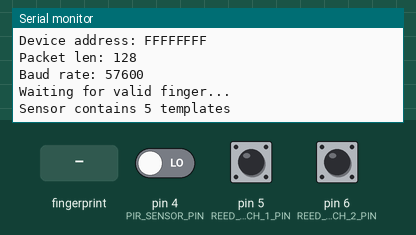
Bench run of a program on a simulated Arduino Nano, built with avr-gcc and run on an emulated ATmega328P. Parts: the last lines printed to the serial monitor. The test bench sets the inputs (shaded band); at power-on: pin 4 (PIR_SENSOR_PIN) LOW, pin 5 (REED_SWITCH_1_PIN) HIGH, pin 6 (REED_SWITCH_2_PIN) HIGH.

Above: at 5.4 s.
5.5 s: pin 4 (PIR_SENSOR_PIN) driven HIGH
At 8.7 s:
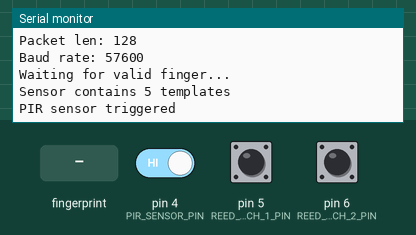
9.0 s: pin 5 (REED_SWITCH_1_PIN) pulled LOW for 0.15 s
At 9.9 s:
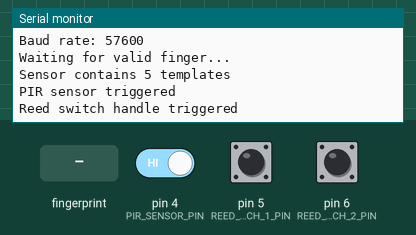
10.6 s: pin 6 (REED_SWITCH_2_PIN) pulled LOW for 0.15 s
At 11.9 s:
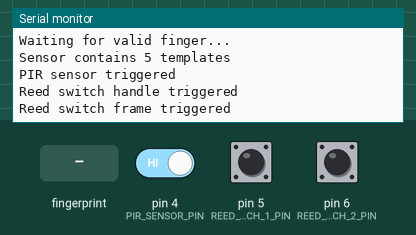
12.2 s: finger stored as number 1 placed on the sensor
At 13.2 s:
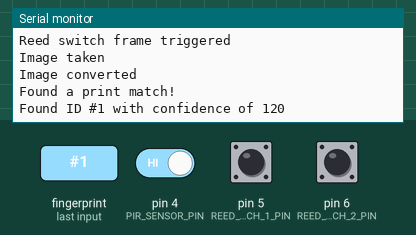

Measured:
- after the input at 5.5 s, the serial monitor: prints a new line after 2.1 s (image 1)
- after the input at 9.0 s, the serial monitor: prints a new line after 0.11 s (image 2)
- after the input at 10.6 s, the serial monitor: prints a new line after 0.07 s (image 3)
- after the input at 12.2 s, the serial monitor: prints a new line after 0.07 s (image 4)

The program:

main.cpp
```cpp
#include <Arduino.h>
#include <SoftwareSerial.h>
#include <Adafruit_Fingerprint.h>

#define PIR_SENSOR_PIN 4
#define REED_SWITCH_1_PIN 5 // handle
#define REED_SWITCH_2_PIN 6 // frame

SoftwareSerial mySerial(10, 11); // RX, TX for communication with ESP32
SoftwareSerial fingerSerial(2, 3); // RX, TX for fingerprint sensor

Adafruit_Fingerprint finger = Adafruit_Fingerprint(&fingerSerial);

bool pirState = LOW;
bool reedSwitch1State = HIGH;
bool reedSwitch2State = HIGH;

uint8_t getFingerprintID();

void setup() {
  Serial.begin(115200); // For debugging
  mySerial.begin(9600);
  fingerSerial.begin(57600);

  pinMode(PIR_SENSOR_PIN, INPUT);
  pinMode(REED_SWITCH_1_PIN, INPUT_PULLUP);
  pinMode(REED_SWITCH_2_PIN, INPUT_PULLUP);

  // Initialize the fingerprint sensor
  while (!Serial);  // For Yun/Leo/Micro/Zero/...
  delay(100);
  Serial.println("\n\nAdafruit finger detect test");

  finger.begin(57600);
  delay(5);
  if (finger.verifyPassword()) {
    Serial.println("Found fingerprint sensor!");
  } else {
    Serial.println("Did not find fingerprint sensor :(");
    while (1) { delay(1); }
  }

  Serial.println(F("Reading sensor parameters"));
  finger.getParameters();
  Serial.print(F("Status: 0x")); Serial.println(finger.status_reg, HEX);
  Serial.print(F("Sys ID: 0x")); Serial.println(finger.system_id, HEX);
  Serial.print(F("Capacity: ")); Serial.println(finger.capacity);
  Serial.print(F("Security level: ")); Serial.println(finger.security_level);
  Serial.print(F("Device address: ")); Serial.println(finger.device_addr, HEX);
  Serial.print(F("Packet len: ")); Serial.println(finger.packet_len);
  Serial.print(F("Baud rate: ")); Serial.println(finger.baud_rate);

  finger.getTemplateCount();

  if (finger.templateCount == 0) {
    Serial.print("Sensor doesn't contain any fingerprint data. Please run the 'enroll' example.");
  } else {
    Serial.println("Waiting for valid finger...");
    Serial.print("Sensor contains "); Serial.print(finger.templateCount); Serial.println(" templates");
  }

  // Sending mock data to the ESP32
  mySerial.println("Nano-ESP32 serial comm test 1");
  delay(1000);
  mySerial.println("Nano-ESP32 serial comm test 2");
  delay(1000);
  mySerial.println("Nano-ESP32 serial comm test 3");
  delay(1000);
  mySerial.println("Nano-ESP32 serial comm test 4");
}

void loop() {
  // Read PIR sensor every 7.5 seconds
  static unsigned long lastPIRReadTime = 0;
  unsigned long currentMillis = millis();
  if (currentMillis - lastPIRReadTime >= 7500) {
    lastPIRReadTime = currentMillis;
    bool pirCurrentState = digitalRead(PIR_SENSOR_PIN);
    if (pirCurrentState != pirState) {
      pirState = pirCurrentState;
      if (pirState == HIGH) {
        // In testing env, this gets triggered constantly
        // So we'll just print a message instead of sending it to the ESP32
        //mySerial.println("pirDetected");
        Serial.println("PIR sensor triggered");
      }
    }
  }

  // Read Reed Switch 1
  bool reedSwitch1CurrentState = digitalRead(REED_SWITCH_1_PIN);
  if (reedSwitch1CurrentState != reedSwitch1State) {
    reedSwitch1State = reedSwitch1CurrentState;
    if (reedSwitch1State == LOW) { // Reed switch is triggered when the state is LOW
      mySerial.println("reedSwitchHandle");
      Serial.println("Reed switch handle triggered");
    }
  }

  // Read Reed Switch 2
  bool reedSwitch2CurrentState = digitalRead(REED_SWITCH_2_PIN);
  if (reedSwitch2CurrentState != reedSwitch2State) {
    reedSwitch2State = reedSwitch2CurrentState;
    if (reedSwitch2State == LOW) { // Reed switch is triggered when the state is LOW
      mySerial.println("reedSwitchFrame");
      Serial.println("Reed switch frame triggered");
    }
  }

  // Check the fingerprint sensor
  getFingerprintID();
  delay(50);  //don't need to run this at full speed.
}

uint8_t getFingerprintID() {
  uint8_t p = finger.getImage();
  switch (p) {
    case FINGERPRINT_OK:
      Serial.println("Image taken");
      break;
    case FINGERPRINT_NOFINGER:
      return p;
    case FINGERPRINT_PACKETRECIEVEERR:
      Serial.println("Communication error");
      return p;
    case FINGERPRINT_IMAGEFAIL:
      Serial.println("Imaging error");
      return p;
    default:
      Serial.println("Unknown error");
      return p;
  }

  // OK success!
  p = finger.image2Tz();
  switch (p) {
    case FINGERPRINT_OK:
      Serial.println("Image converted");
      break;
    case FINGERPRINT_IMAGEMESS:
      Serial.println("Image too messy");
      return p;
    case FINGERPRINT_PACKETRECIEVEERR:
      Serial.println("Communication error");
      return p;
    case FINGERPRINT_FEATUREFAIL:
    case FINGERPRINT_INVALIDIMAGE:
      Serial.println("Could not find fingerprint features");
      return p;
    default:
      Serial.println("Unknown error");
      return p;
  }

  // OK converted!
  p = finger.fingerSearch();
  if (p == FINGERPRINT_OK) {
    Serial.println("Found a print match!");
    mySerial.println("fingerprintMatched");
  } else if (p == FINGERPRINT_PACKETRECIEVEERR) {
    Serial.println("Communication error");
  } else if (p == FINGERPRINT_NOTFOUND) {
    Serial.println("Did not find a match");
    mySerial.println("fingerprintWrong");
  } else {
    Serial.println("Unknown error");
  }

  // found a match!
  Serial.print("Found ID #"); Serial.print(finger.fingerID);
  Serial.print(" with confidence of "); Serial.println(finger.confidence);

  return finger.fingerID;
}
```
